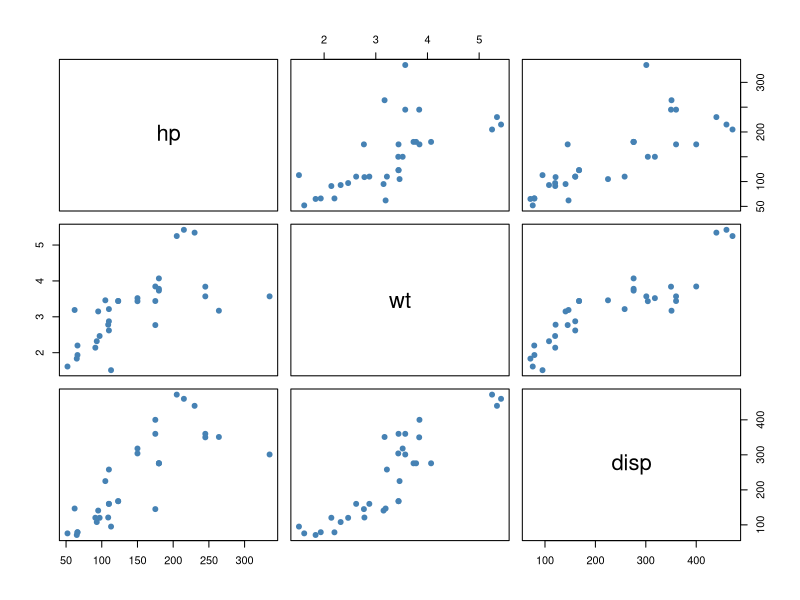

Generate this figure with R:
## ---- chunk 1
library(tidyverse)
library(car)
## ---- chunk 2
mtcars_df <-
  mtcars |>
  rownames_to_column("car")

mtcars_df |>
  select(mpg, hp, wt, disp) |>
  head()
## ---- chunk 3
mtcars_lm_m0 <- lm(mpg ~ hp + wt + disp, data = mtcars_df)
summary(mtcars_lm_m0)
## ---- chunk 4
mtcars_lm_hp <- lm(mpg ~ hp, data = mtcars_df)
summary(mtcars_lm_hp)
summary(mtcars_lm_m0)
## ---- chunk 5
mtcars_df |>
  select(hp, wt, disp) |>
  cor()
## ---- chunk 6
mtcars_df |>
  select(hp, wt, disp) |>
  pairs(pch = 19, col = "steelblue")
## ---- chunk 7
vif(mtcars_lm_m0)
## ---- chunk 8
kappa(model.matrix(mtcars_lm_m0))
